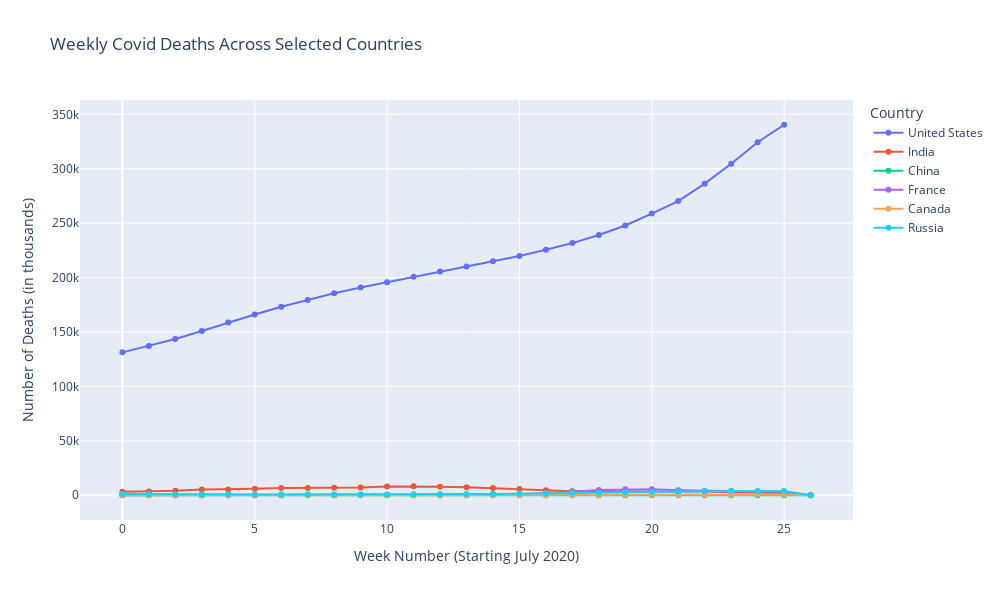

Write notebook code for a chart like this one.
### Code cell
def create_death_trend_figure(data, title, x_label, y_label, file_name):
    # Initialize the figure object
    fig = go.Figure()

    # Add traces for each country
    for country, deaths in data.items():
        fig.add_trace(go.Scatter(
            x=data.index, 
            y=deaths, 
            mode='lines+markers',  # Added markers for better visibility
            name=country
        ))

    # Update layout to include titles and axis labels
    fig.update_layout(
        title=title,
        xaxis_title=x_label,
        yaxis_title=y_label,
        legend_title="Country",
        showlegend=True,
        width=1000,  # Adjusted for a wider figure
        height=600    # Adjusted for a taller figure
    )

    # Save the figure as an image file
    fig.write_image(file_name)
    return fig

# Create a DataFrame for deaths
country_deaths = pd.DataFrame({
    "United States": pd.Series(weekly_deaths_us_data),
    "India": pd.Series(weekly_data_deaths.get("India", [0] * len(weekly_deaths_us_data))),
    "China": pd.Series(weekly_data_deaths.get("China", [0] * len(weekly_deaths_us_data))),
    "France": pd.Series(weekly_data_deaths.get("France", [0] * len(weekly_deaths_us_data))),
    "Canada": pd.Series(weekly_data_deaths.get("Canada", [0] * len(weekly_deaths_us_data))),
    "Russia": pd.Series(weekly_data_deaths.get("Russia", [0] * len(weekly_deaths_us_data)))
})

# Call the function to create and display the figure
fig = create_death_trend_figure(
    country_deaths,
    'Weekly Covid Deaths Across Selected Countries',
    'Week Number (Starting July 2020)',
    'Number of Deaths (in thousands)',
    "five_countries_comparison_deaths.png"
)

# Display the figure
fig.show()

### Figure 1 — Plotly figure (JSON) as saved in the notebook; plotly's stock layout.template omitted (floating-point values rounded to 4 significant figures)
{"data": [{"mode": "lines+markers", "name": "United States", "type": "scatter", "x": [0, 1, 2, 3, 4, 5, 6, 7, 8, 9, 10, 11, 12, 13, 14, 15, 16, 17, 18, 19, 20, 21, 22, 23, 24, 25, 26], "y": [131290, 137167, 143630, 150928, 158716, 166028, 173212, 179465, 185567, 190933, 195644, 200699, 205577, 210180, 215078, 219891, 225625, 231696, 239188, 247841, 258842, 270297, 286289, 304522, 324336, 340430, null]}, {"mode": "lines+markers", "name": "India", "type": "scatter", "x": [0, 1, 2, 3, 4, 5, 6, 7, 8, 9, 10, 11, 12, 13, 14, 15, 16, 17, 18, 19, 20, 21, 22, 23, 24, 25, 26], "y": [3173, 3406, 4142, 5247, 5301, 6015, 6601, 6726, 6792, 7128, 7960, 8166, 7751, 7279, 6552, 5697, 4503, 3577, 4010, 3514, 3592, 3469, 3486, 2837, 2458, 2145, 0]}, {"mode": "lines+markers", "name": "China", "type": "scatter", "x": [0, 1, 2, 3, 4, 5, 6, 7, 8, 9, 10, 11, 12, 13, 14, 15, 16, 17, 18, 19, 20, 21, 22, 23, 24, 25, 26], "y": [0, 0, 5, 6, 15, 14, 22, 7, 11, 7, 6, 3, 2, 0, 0, 0, 0, 0, 2, 1, 0, 1, 3, 3, 14, 7, 0]}, {"mode": "lines+markers", "name": "France", "type": "scatter", "x": [0, 1, 2, 3, 4, 5, 6, 7, 8, 9, 10, 11, 12, 13, 14, 15, 16, 17, 18, 19, 20, 21, 22, 23, 24, 25, 26], "y": [100, 120, 94, 98, 77, 69, 92, 118, 111, 126, 258, 429, 559, 561, 690, 963, 1774, 3154, 4794, 5487, 5602, 4679, 3963, 3792, 3383, 3119, 0]}, {"mode": "lines+markers", "name": "Canada", "type": "scatter", "x": [0, 1, 2, 3, 4, 5, 6, 7, 8, 9, 10, 11, 12, 13, 14, 15, 16, 17, 18, 19, 20, 21, 22, 23, 24, 25, 26], "y": [152, 96, 79, 42, 53, 35, 50, 44, 49, 29, 22, 41, 50, 153, 175, 136, 163, 216, 320, 391, 500, 551, 596, 748, 781, 787, 0]}, {"mode": "lines+markers", "name": "Russia", "type": "scatter", "x": [0, 1, 2, 3, 4, 5, 6, 7, 8, 9, 10, 11, 12, 13, 14, 15, 16, 17, 18, 19, 20, 21, 22, 23, 24, 25, 26], "y": [1088, 1174, 1007, 927, 859, 803, 754, 698, 710, 727, 758, 840, 906, 1034, 1239, 1590, 1863, 2185, 2302, 2649, 2993, 3348, 3614, 3800, 3917, 3920, 0]}], "layout": {"height": 600, "legend": {"title": {"text": "Country"}}, "showlegend": true, "title": {"text": "Weekly Covid Deaths Across Selected Countries"}, "width": 1000, "xaxis": {"title": {"text": "Week Number (Starting July 2020)"}}, "yaxis": {"title": {"text": "Number of Deaths (in thousands)"}}}}
